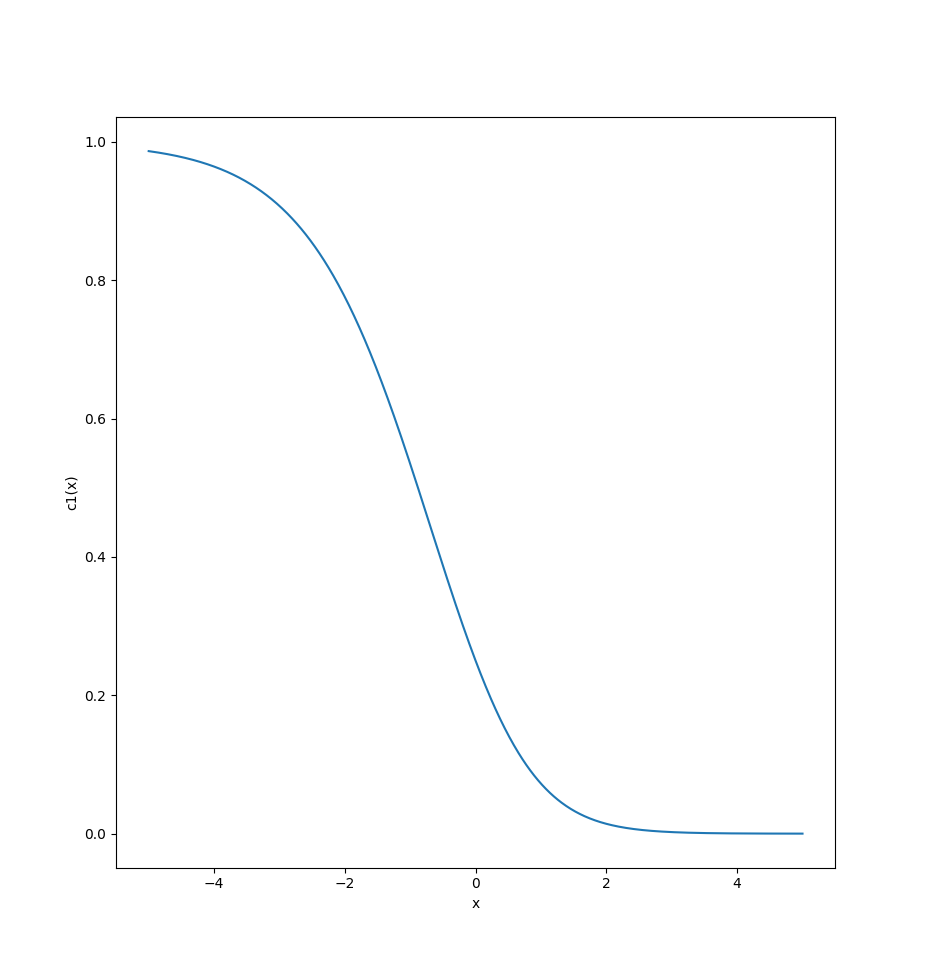

Here is the Python script that generated this plot:
import numpy as np
import matplotlib.pyplot as plt

def c1(x):
    return (1 / (1 + np.exp(-x)) - 1)**2

x = np.linspace(-5, 5, 1000)
y = c1(x)

plt.plot(x, y)
plt.xlabel('x')
plt.ylabel('c1(x)')
plt.show()
